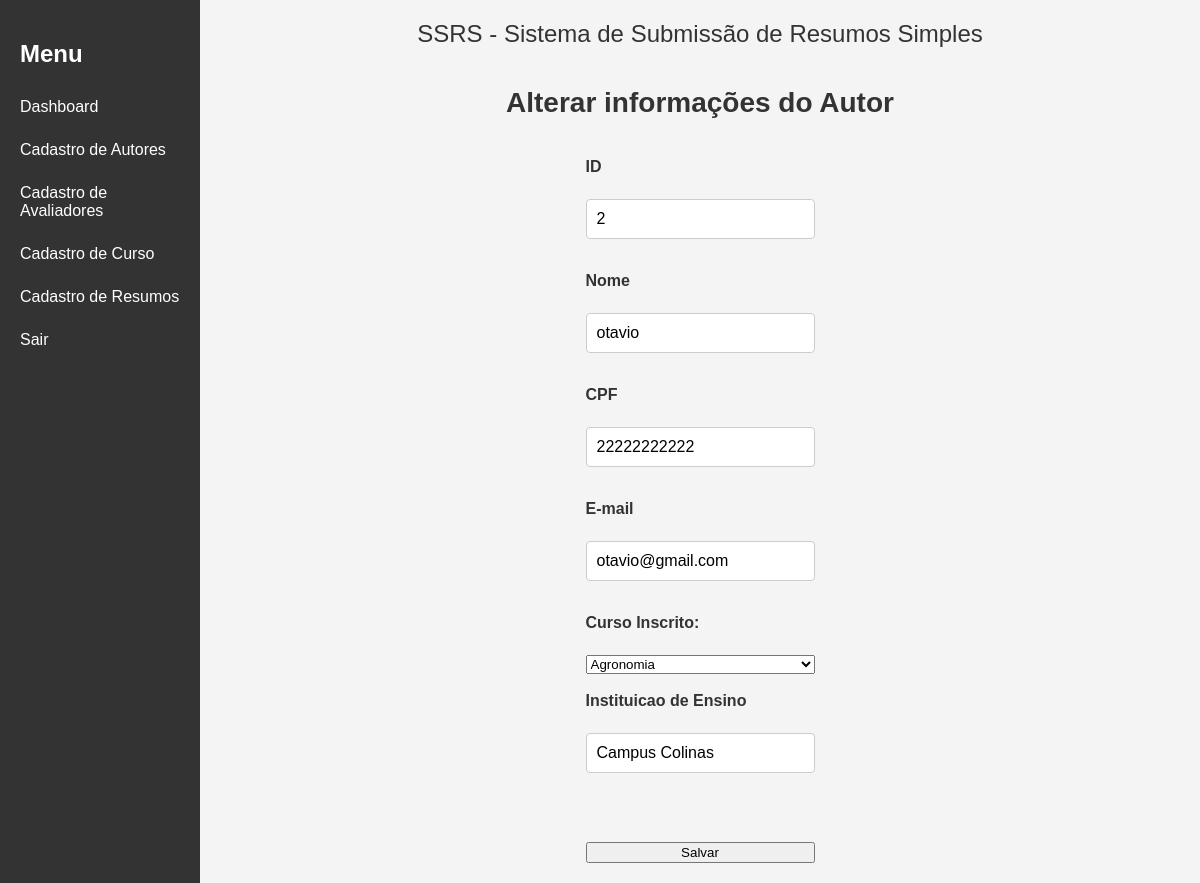
The page /src/organizador/cadastro_autor/editar.php?id=2 on the database its author committed.
### tables this page shows
CREATE TABLE IF NOT EXISTS `autores` (
  `id` INT NOT NULL AUTO_INCREMENT,
  `nome` VARCHAR(45) NULL,
  `email` VARCHAR(45) NULL,
  `cpf` VARCHAR(13) NOT NULL,
  `instituicao_ensino` VARCHAR(45) NULL,
  `senha` VARCHAR(32) NULL,
  `curso` INT NOT NULL,
  PRIMARY KEY (`id`, `curso`),
  UNIQUE INDEX `cpf_UNIQUE` (`cpf` ASC),
  UNIQUE INDEX `email_UNIQUE` (`email` ASC),
  UNIQUE INDEX `nome_UNIQUE` (`nome` ASC),
  UNIQUE INDEX `senha_UNIQUE` (`senha` ASC),
  INDEX `fk_autores_cursos1_idx` (`curso` ASC),
  CONSTRAINT `fk_autores_cursos1`
    FOREIGN KEY (`curso`)
    REFERENCES `cursos` (`id`)
    ON DELETE NO ACTION
    ON UPDATE NO ACTION);

### src/organizador/cadastro_autor/editar.php (the view, shortened to what this page needs)
<?php include("../layout_superior.php") ?>
<!DOCTYPE html>
<html lang="en">
<head>
    <link rel="stylesheet" href="../../css/cadastro_evento.css">
</head>
<body>
<?php
$id = $_GET["id"];
$con = new mysqli("localhost", "root", "", "evento");
$res = $con->query("select * from autores where id = $id");
if ($linha = $res->fetch_object()){
    $nome = $linha->nome;
    $cpf = $linha->cpf;
    $email = $linha->email;
    $instituicao_ensino = $linha->instituicao_ensino;
    $curso = $linha->curso;
}
?>
    <header>
        <h1>Alterar informações do Autor</h1>
    </header>
    <div class="form">
        <form method="post"  action="alterar.php">
        <label>ID</label><br />
        <input type="text" name="id" value="<?=$id?>" />
        <br />
            <label>Nome</label><br />
            <input type="text" name="nome" value="<?=$nome?>" />
            <br />
            <label>CPF</label><br />
            <input type="text" name="cpf" value="<?=$cpf?>"/>
            <br />
            <label>E-mail</label><br />
            <input type="text" name="email" value="<?=$email?>"/>
            <br />
            <label>Curso Inscrito:</label><br />
            <select name="curso">
            <?php
                $con = new mysqli("localhost", "root", "", "evento");
                $resultado = $con->query("select * from cursos order by nome");
                while ($linha = $resultado->fetch_object()){
                    $id = $linha->id;
                    $nome = $linha->nome;
                    if($id == $curso){
                        echo "<option value='$id' selected>$nome</option>";
                    }else{
                        echo "<option value='$id'>$nome</option>";
                    }
                }
            ?>
            </select>
            <br />
            <label>Instituicao de Ensino</label><br />
            <input type="text" name="instituicao_ensino" value="<?=$instituicao_ensino?>"/>
            <br />
            <br /><br />
            <input type="submit" value="Salvar" />
        </form>
    </div>
</body>
</html>
<?php include("../layout_inferior.php") ?>

### src/css/layout.css (style rules this page uses)
body { font-family: Arial, sans-serif; display: flex; min-height: 100vh; margin: 0; }

### src/css/cadastro_evento.css (style rules this page uses)
body { font-family: Arial, sans-serif; background-color: #f4f4f4; color: #333; margin: 0; padding: 0; }
header { display: flex; align-items: center; margin-bottom: 20px; }
h1 { color: #333; font-size: 28px; margin: 20 0; text-align: center; }
form { display: flex; flex-direction: column; }
label { margin-bottom: 5px; color: #333; font-weight: bold; }
label { display: block; margin-bottom: 5px; color: #333; font-weight: bold; }
input[type="text"], input[type="time"], input[type="tel"], input[type="file"], input[type="url"], textarea { width: 100%; box-sizing: border-box; padding: 10px; margin-bottom: 15px; border: 1px solid #ccc; border-radius: 4px; font-size: 16px; }

### rows shown on the page
autores: nome "otavio", cpf "22222222222", email "otavio@gmail.com", instituicao_ensino "Campus Colinas"

### other values the page prints
form field curso "Agronomia"
